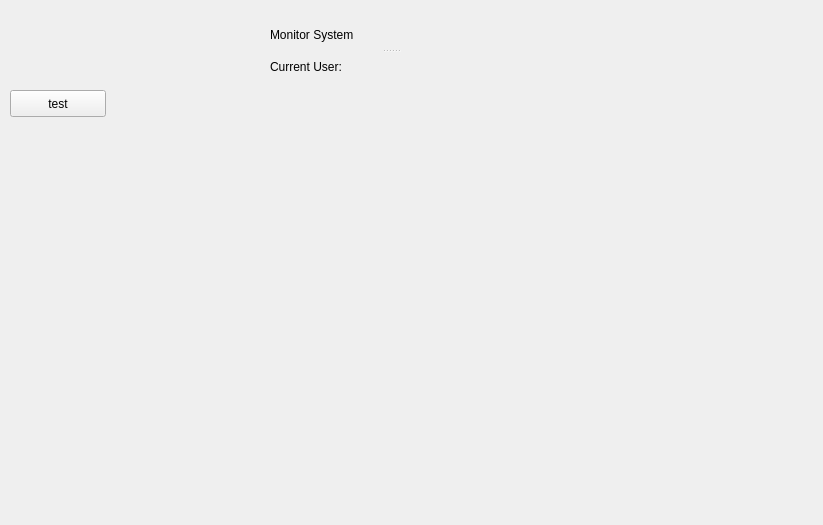
<?xml version="1.0" encoding="UTF-8"?>
<ui version="4.0">
 <class>MonitorServer</class>
 <widget class="QWidget" name="MonitorServer">
  <property name="geometry">
   <rect>
    <x>0</x>
    <y>0</y>
    <width>823</width>
    <height>525</height>
   </rect>
  </property>
  <property name="windowTitle">
   <string>MonitorServer</string>
  </property>
  <widget class="QSplitter" name="splitter">
   <property name="geometry">
    <rect>
     <x>270</x>
     <y>20</y>
     <width>241</width>
     <height>61</height>
    </rect>
   </property>
   <property name="orientation">
    <enum>Qt::Vertical</enum>
   </property>
   <widget class="QLabel" name="label_title">
    <property name="text">
     <string>Monitor System</string>
    </property>
   </widget>
   <widget class="QLabel" name="label_user">
    <property name="text">
     <string>Current User: </string>
    </property>
   </widget>
  </widget>
  <widget class="QPushButton" name="pushButton">
   <property name="geometry">
    <rect>
     <x>10</x>
     <y>90</y>
     <width>96</width>
     <height>27</height>
    </rect>
   </property>
   <property name="text">
    <string>test</string>
   </property>
  </widget>
  <widget class="QLabel" name="label_image">
   <property name="geometry">
    <rect>
     <x>150</x>
     <y>90</y>
     <width>471</width>
     <height>401</height>
    </rect>
   </property>
   <property name="text">
    <string/>
   </property>
  </widget>
  <widget class="QLabel" name="label">
   <property name="geometry">
    <rect>
     <x>20</x>
     <y>150</y>
     <width>101</width>
     <height>221</height>
    </rect>
   </property>
   <property name="text">
    <string/>
   </property>
  </widget>
 </widget>
 <layoutdefault spacing="6" margin="11"/>
 <resources/>
 <connections/>
</ui>
